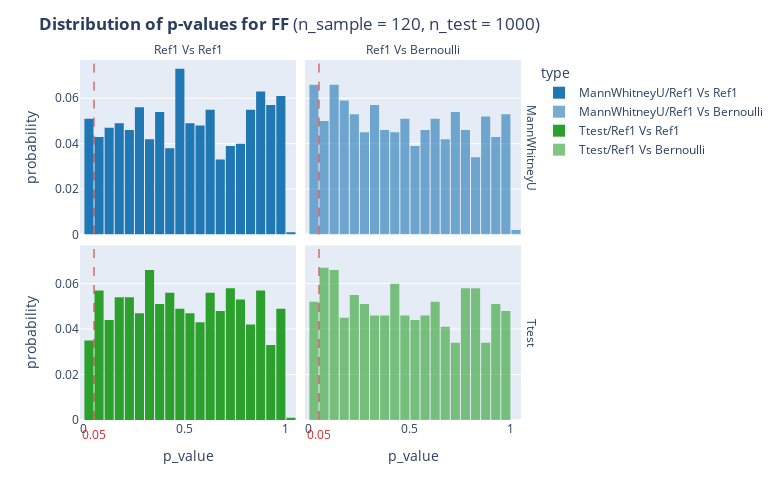

The notebook cell this image was saved under:
### Markdown cell above
## FF

### Code cell
calculate_p_values(n_sample=120, n_test=1000, cate_interest='FF', Halternative = 'two-sided')

### Figure 1 — Plotly figure (JSON) as saved in the notebook; plotly's stock layout.template omitted (floating-point values rounded to 4 significant figures; data arrays with more than 128 entries replaced by an {"elided": "..."} marker saying what was removed)
{"data": [{"alignmentgroup": "True", "bingroup": "x", "histnorm": "probability", "hovertemplate": "type=MannWhitneyU/Ref1 Vs Ref1<br>test=MannWhitneyU<br>category=Ref1 Vs Ref1<br>p_value=%{x}<br>probability=%{y}<extra></extra>", "legendgroup": "MannWhitneyU/Ref1 Vs Ref1", "marker": {"color": "rgb(31, 119, 180)", "pattern": {"shape": ""}}, "name": "MannWhitneyU/Ref1 Vs Ref1", "offsetgroup": "MannWhitneyU/Ref1 Vs Ref1", "orientation": "v", "showlegend": true, "type": "histogram", "x": {"elided": "1000 float values"}, "xaxis": "x3", "xbins": {"size": 0.05, "start": 0}, "yaxis": "y3"}, {"alignmentgroup": "True", "bingroup": "x", "histnorm": "probability", "hovertemplate": "type=MannWhitneyU/Ref1 Vs Bernoulli<br>test=MannWhitneyU<br>category=Ref1 Vs Bernoulli<br>p_value=%{x}<br>probability=%{y}<extra></extra>", "legendgroup": "MannWhitneyU/Ref1 Vs Bernoulli", "marker": {"color": "rgba(31, 119, 180, 0.6)", "pattern": {"shape": ""}}, "name": "MannWhitneyU/Ref1 Vs Bernoulli", "offsetgroup": "MannWhitneyU/Ref1 Vs Bernoulli", "orientation": "v", "showlegend": true, "type": "histogram", "x": {"elided": "1000 float values"}, "xaxis": "x4", "xbins": {"size": 0.05, "start": 0}, "yaxis": "y4"}, {"alignmentgroup": "True", "bingroup": "x", "histnorm": "probability", "hovertemplate": "type=Ttest/Ref1 Vs Ref1<br>test=Ttest<br>category=Ref1 Vs Ref1<br>p_value=%{x}<br>probability=%{y}<extra></extra>", "legendgroup": "Ttest/Ref1 Vs Ref1", "marker": {"color": "rgb(44, 160, 44)", "pattern": {"shape": ""}}, "name": "Ttest/Ref1 Vs Ref1", "offsetgroup": "Ttest/Ref1 Vs Ref1", "orientation": "v", "showlegend": true, "type": "histogram", "x": {"elided": "1000 float values"}, "xaxis": "x", "xbins": {"size": 0.05, "start": 0}, "yaxis": "y"}, {"alignmentgroup": "True", "bingroup": "x", "histnorm": "probability", "hovertemplate": "type=Ttest/Ref1 Vs Bernoulli<br>test=Ttest<br>category=Ref1 Vs Bernoulli<br>p_value=%{x}<br>probability=%{y}<extra></extra>", "legendgroup": "Ttest/Ref1 Vs Bernoulli", "marker": {"color": "rgba(44, 160, 44, 0.6)", "pattern": {"shape": ""}}, "name": "Ttest/Ref1 Vs Bernoulli", "offsetgroup": "Ttest/Ref1 Vs Bernoulli", "orientation": "v", "showlegend": true, "type": "histogram", "x": {"elided": "1000 float values"}, "xaxis": "x2", "xbins": {"size": 0.05, "start": 0}, "yaxis": "y2"}], "layout": {"annotations": [{"showarrow": false, "text": "Ref1 Vs Ref1", "x": 0.24, "xanchor": "center", "xref": "paper", "y": 1, "yanchor": "bottom", "yref": "paper"}, {"showarrow": false, "text": "Ref1 Vs Bernoulli", "x": 0.74, "xanchor": "center", "xref": "paper", "y": 1, "yanchor": "bottom", "yref": "paper"}, {"showarrow": false, "text": "Ttest", "textangle": 90, "x": 0.98, "xanchor": "left", "xref": "paper", "y": 0.2425, "yanchor": "middle", "yref": "paper"}, {"showarrow": false, "text": "MannWhitneyU", "textangle": 90, "x": 0.98, "xanchor": "left", "xref": "paper", "y": 0.7575, "yanchor": "middle", "yref": "paper"}, {"font": {"color": "rgb(214, 39, 40)", "size": 12}, "showarrow": false, "text": "0.05", "x": 0.05, "xref": "x", "y": -0.07, "yref": "paper"}, {"font": {"color": "rgb(214, 39, 40)", "size": 12}, "showarrow": false, "text": "0.05", "x": 0.05, "xref": "x2", "y": -0.07, "yref": "paper"}], "bargap": 0.1, "barmode": "relative", "height": 500, "legend": {"title": {"text": "type"}, "tracegroupgap": 0}, "margin": {"t": 60}, "shapes": [{"line": {"color": "rgb(214, 39, 40)", "dash": "dash", "width": 1}, "type": "line", "x0": 0.05, "x1": 0.05, "xref": "x", "y0": 0, "y1": 1, "yref": "y domain"}, {"line": {"color": "rgb(214, 39, 40)", "dash": "dash", "width": 1}, "type": "line", "x0": 0.05, "x1": 0.05, "xref": "x2", "y0": 0, "y1": 1, "yref": "y2 domain"}, {"line": {"color": "rgb(214, 39, 40)", "dash": "dash", "width": 1}, "type": "line", "x0": 0.05, "x1": 0.05, "xref": "x3", "y0": 0, "y1": 1, "yref": "y3 domain"}, {"line": {"color": "rgb(214, 39, 40)", "dash": "dash", "width": 1}, "type": "line", "x0": 0.05, "x1": 0.05, "xref": "x4", "y0": 0, "y1": 1, "yref": "y4 domain"}], "title": {"text": "<b>Distribution of p-values for FF</b> (n_sample = 120, n_test = 1000)"}, "width": 780, "xaxis": {"anchor": "y", "domain": [0, 0.48], "title": {"text": "p_value"}}, "xaxis2": {"anchor": "y2", "domain": [0.5, 0.98], "matches": "x", "title": {"text": "p_value"}}, "xaxis3": {"anchor": "y3", "domain": [0, 0.48], "matches": "x", "showticklabels": false}, "xaxis4": {"anchor": "y4", "domain": [0.5, 0.98], "matches": "x", "showticklabels": false}, "yaxis": {"anchor": "x", "domain": [0, 0.485], "title": {"text": "probability"}}, "yaxis2": {"anchor": "x2", "domain": [0, 0.485], "matches": "y", "showticklabels": false}, "yaxis3": {"anchor": "x3", "domain": [0.515, 1], "matches": "y", "title": {"text": "probability"}}, "yaxis4": {"anchor": "x4", "domain": [0.515, 1], "matches": "y", "showticklabels": false}}}
